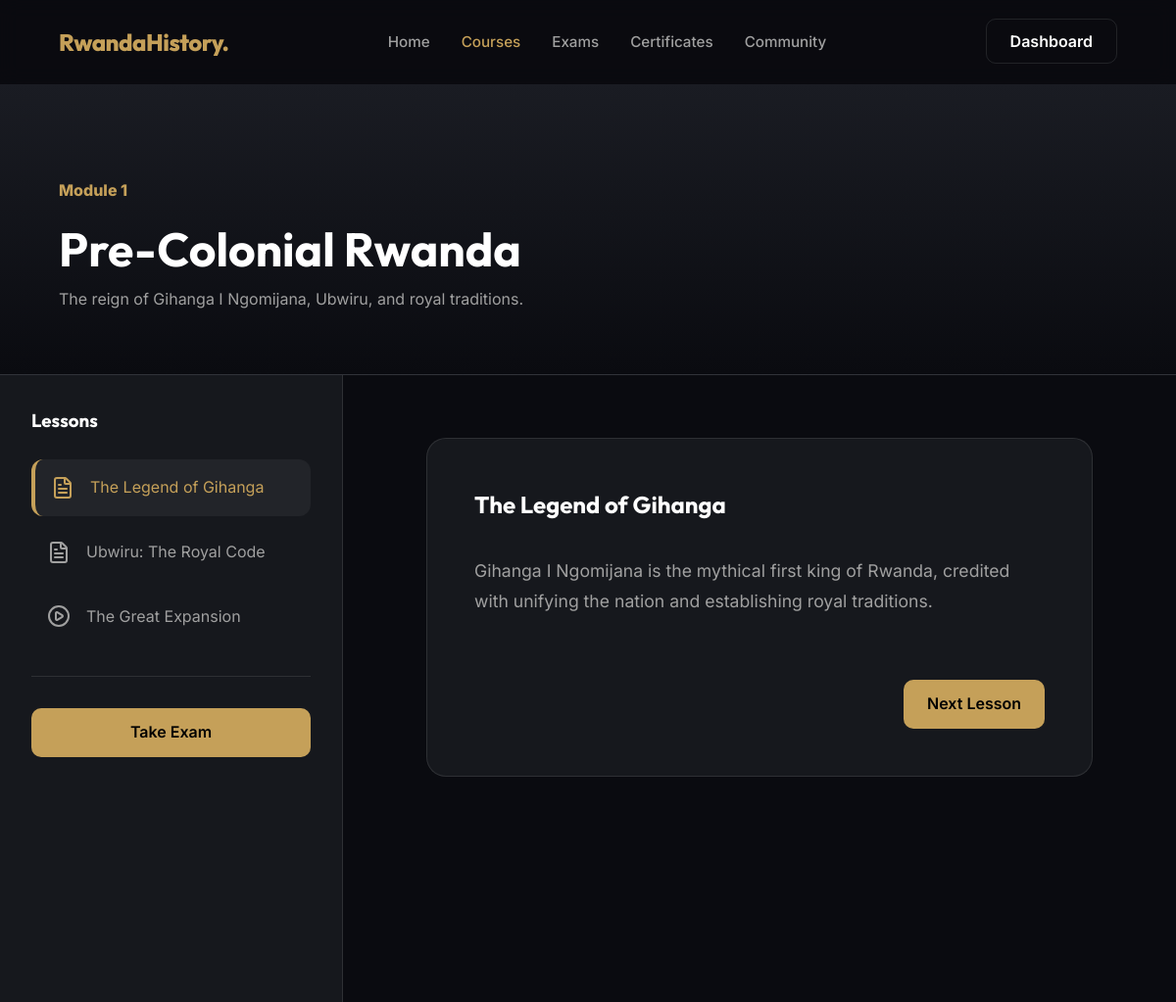
/course_details.php, run on the app's committed database.
### tables this page shows
CREATE TABLE modules (
    id INT AUTO_INCREMENT PRIMARY KEY,
    title VARCHAR(255) NOT NULL,
    description TEXT,
    thumbnail VARCHAR(255),
    order_num INT,
    created_at TIMESTAMP DEFAULT CURRENT_TIMESTAMP
);

CREATE TABLE lessons (
    id INT AUTO_INCREMENT PRIMARY KEY,
    module_id INT,
    title VARCHAR(255) NOT NULL,
    content TEXT,
    content_type ENUM('text', 'video', 'audio', 'document') DEFAULT 'text',
    media_url VARCHAR(255),
    order_num INT,
    FOREIGN KEY (module_id) REFERENCES modules(id) ON DELETE CASCADE
);

### course_details.php (the view, shortened to what this page needs)
<?php
require_once 'db.php';
$id = isset($_GET['id']) ? (int)$_GET['id'] : 1;
$stmt = $pdo->prepare("SELECT * FROM modules WHERE id = ?");
$stmt->execute([$id]);
$module = $stmt->fetch();
$stmt = $pdo->prepare("SELECT * FROM lessons WHERE module_id = ? ORDER BY order_num ASC");
$stmt->execute([$id]);
$lessons = $stmt->fetchAll();
$current_lesson_id = isset($_GET['lesson_id']) ? (int)$_GET['lesson_id'] : (count($lessons) > 0 ? $lessons[0]['id'] : null);
$current_lesson = null;
if ($current_lesson_id) {
    foreach ($lessons as $l) {
        if ($l['id'] == $current_lesson_id) {
            $current_lesson = $l;
            break;
        }
    }
}
?>
<!DOCTYPE html>
<html lang="en">
<head>
    <link rel="stylesheet" href="style.css">
</head>
<body>
    <nav>
        <a href="index.php" class="brand">RwandaHistory.</a>
        <div class="nav-links">
            <a href="index.php">Home</a>
            <a href="courses.php" class="active">Courses</a>
            <a href="exams.php">Exams</a>
            <a href="certificates.php">Certificates</a>
            <a href="community.php">Community</a>
        </div>
        <div class="nav-actions">
            <a href="dashboard.php" class="btn btn-outline">Dashboard</a>
        </div>
    </nav>
    <header class="module-header">
        <p style="color: var(--primary); font-weight: 800; margin-bottom: 0.5rem;">Module <?= $module['order_num'] ?></p>
        <h1 style="font-size: 3rem;"><?= htmlspecialchars($module['title']) ?></h1>
        <p style="color: var(--text-dim); max-width: 600px;"><?= htmlspecialchars($module['description']) ?></p>
    </header>
    <div class="content-layout">
        <aside class="sidebar">
            <h3 style="margin-bottom: 1.5rem;">Lessons</h3>
            <?php if (empty($lessons)): ?>
                <p style="color: var(--text-dim); font-size: 0.9rem;">No lessons added yet.</p>
            <?php else: ?>
                <?php foreach ($lessons as $lesson): ?>
                <?php
                    $icon = 'file-text';
                    if ($lesson['content_type'] === 'video') $icon = 'play-circle';
                    elseif ($lesson['content_type'] === 'audio') $icon = 'headphones';
                    elseif ($lesson['content_type'] === 'document') $icon = 'file';
                ?>
                <a href="?id=<?= $id ?>&lesson_id=<?= $lesson['id'] ?>" class="lesson-item <?= $current_lesson_id == $lesson['id'] ? 'active' : '' ?>">
                    <i data-lucide="<?= $icon ?>"></i>
                    <span><?= htmlspecialchars($lesson['title']) ?></span>
                </a>
                <?php endforeach; ?>
            <?php endif; ?>
            <hr style="border: 0; border-top: 1px solid var(--glass-border); margin: 2rem 0;">
            <a href="exam.php?module_id=<?= $id ?>" class="btn btn-primary" style="width: 100%; display: block; text-align: center;">Take Exam</a>
        </aside>
        <main class="main-content">
            <div class="content-card">
                <?php if ($current_lesson): ?>
                    <h2><?= htmlspecialchars($current_lesson['title']) ?></h2>
                    <div style="margin: 2rem 0; color: var(--text-dim);">
                        <?php if ($current_lesson['content']): ?>
                            <div class="lesson-text" style="font-size: 1.1rem; line-height: 1.8;">
                                <?= nl2br(htmlspecialchars($current_lesson['content'])) ?>
                            </div>
                        <?php endif; ?>
                    </div>
                <?php endif; ?>
                <?php
                    $next_id = null;
                    foreach ($lessons as $idx => $l) {
                        if ($l['id'] == $current_lesson_id) {
                            $next_id = isset($lessons[$idx+1]) ? $lessons[$idx+1]['id'] : null;
                            break;
                        }
                    }
                ?>
                <div style="display: flex; justify-content: space-between; margin-top: 4rem;">
                    <?php if ($next_id): ?>
                        <a href="?id=<?= $id ?>&lesson_id=<?= $next_id ?>" class="btn btn-primary">Next Lesson</a>
                    <?php else: ?>
                        <a href="exam.php?module_id=<?= $id ?>" class="btn btn-primary">Take Module Exam</a>
                    <?php endif; ?>
                </div>
            </div>
        </main>
    </div>
</body>
</html>

### style.css (style rules this page uses)
:root { --primary: #c5a059; --primary-dark: #a68546; --bg: #0a0b10; --surface: #16181d; --text: #ffffff; --text-dim: #a0a0a0; --glass: rgba(255, 255, 255, 0.05); --glass-border: rgba(255, 255, 255, 0.1); --radius: 16px; --transition: all 0.3s cubic-bezier(0.4, 0, 0.2, 1); }
* { margin: 0; padding: 0; box-sizing: border-box; font-family: 'Inter', sans-serif; }
body { background-color: var(--bg); color: var(--text); overflow-x: hidden; line-height: 1.6; }
h1, h2, h3, .brand { font-family: 'Outfit', sans-serif; }
nav { padding: 1.5rem 5%; display: flex; justify-content: space-between; align-items: center; position: sticky; top: 0; z-index: 1000; background: rgba(10, 11, 16, 0.8); backdrop-filter: blur(10px); }
.brand { font-size: 1.5rem; font-weight: 800; color: var(--primary); text-decoration: none; letter-spacing: -0.5px; }
.nav-links { display: flex; gap: 2rem; }
.nav-links a { color: var(--text-dim); text-decoration: none; font-weight: 500; transition: var(--transition); font-size: 0.95rem; }
.nav-links a:hover, .nav-links a.active { color: var(--primary); }
.btn { padding: 0.75rem 1.5rem; border-radius: 10px; text-decoration: none; font-weight: 600; transition: var(--transition); border: none; cursor: pointer; }
.btn-primary { background: var(--primary); color: #000; }
.btn-outline { background: transparent; border: 1px solid var(--glass-border); color: #fff; }

### course_details.php (style rules this page uses)
.module-header { padding: 6rem 5% 4rem; background: linear-gradient(to bottom, #1a1c23, var(--bg)); border-bottom: 1px solid var(--glass-border); }
.content-layout { display: grid; grid-template-columns: 350px 1fr; min-height: 80vh; }
.sidebar { border-right: 1px solid var(--glass-border); padding: 2rem; background: var(--surface); }
.lesson-item { display: flex; align-items: center; gap: 1rem; padding: 1rem; border-radius: 12px; margin-bottom: 0.5rem; cursor: pointer; transition: var(--transition); color: var(--text-dim); text-decoration: none; }
.lesson-item:hover, .lesson-item.active { background: var(--glass); color: var(--primary); }
.lesson-item.active { border-left: 4px solid var(--primary); }
.main-content { padding: 4rem 10%; }
.content-card { background: var(--surface); padding: 3rem; border-radius: 20px; border: 1px solid var(--glass-border); }

### data on the page
modules: order_num "1", title "Pre-Colonial Rwanda", description "The reign of Gihanga I Ngomijana, Ubwiru, and royal traditions."
lessons: title "The Legend of Gihanga", content "Gihanga I Ngomijana is the mythical first king of Rwanda, credited with unifying the nation and establishing royal traditions."
lessons: title "Ubwiru: The Royal Code"
lessons: title "The Great Expansion"
